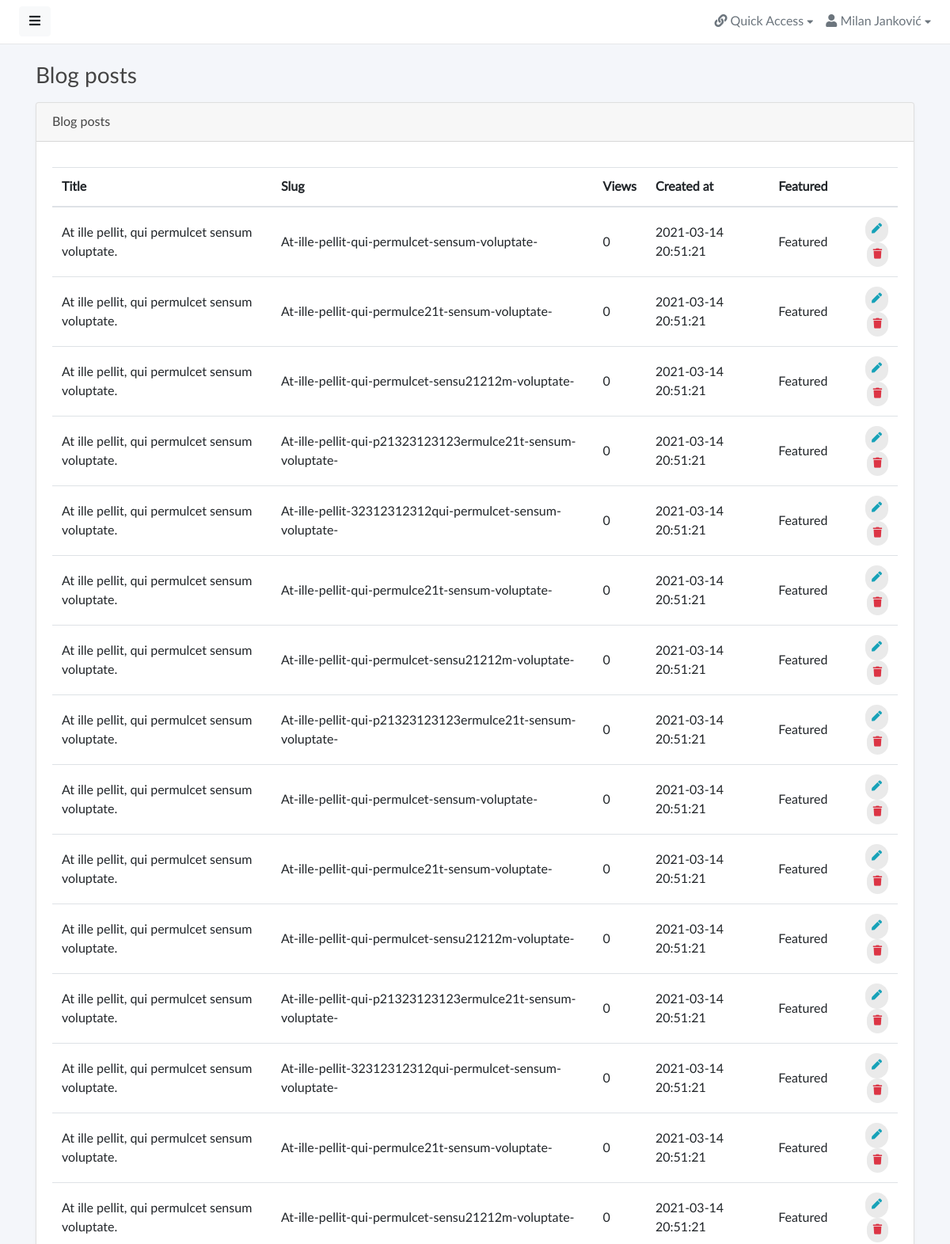
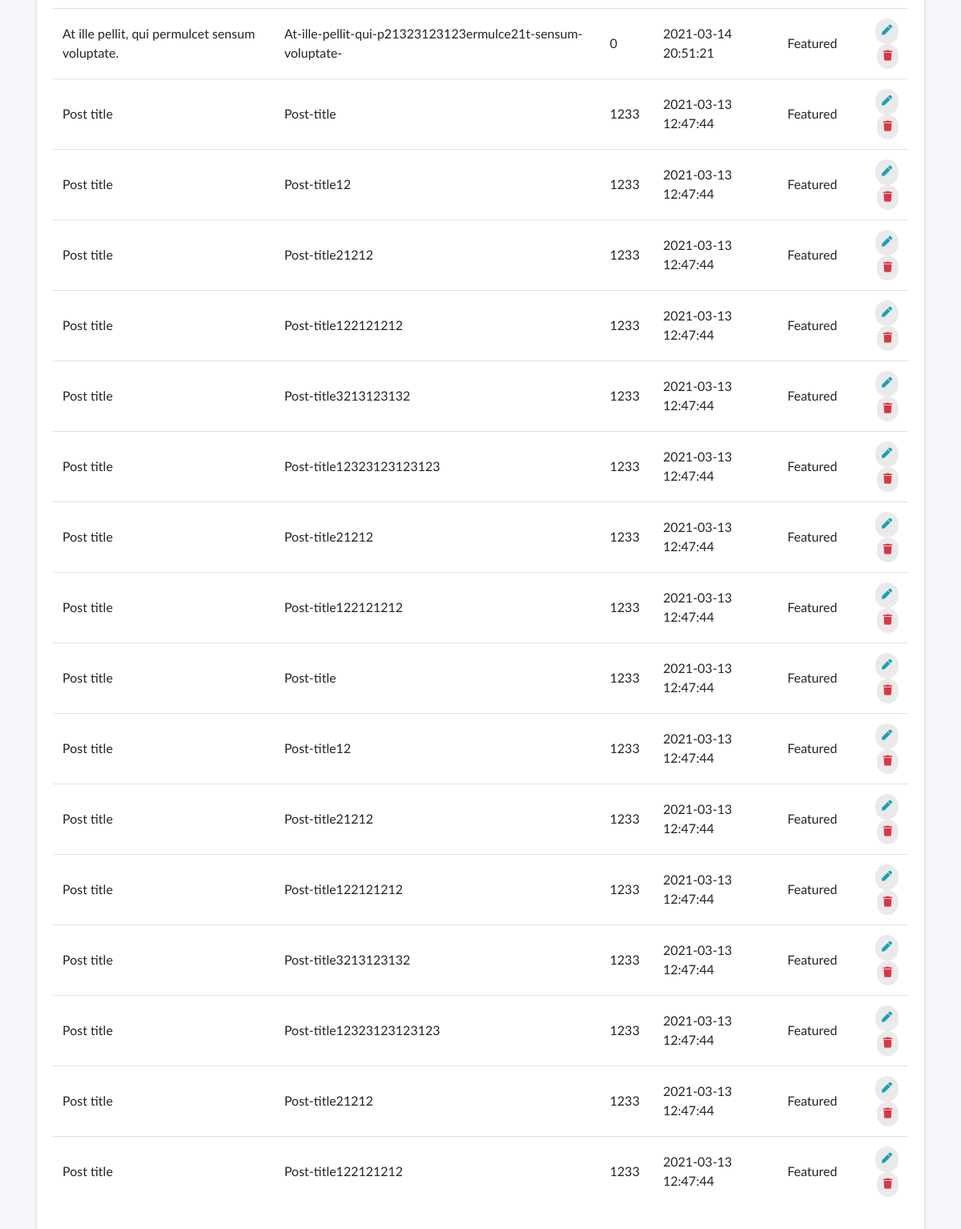
Screenshot of /admin/posts.php (signed in) with the database file from the repository (2 pictures, top to bottom).
### tables this page shows
CREATE TABLE `posts` (
  `id` int(11) UNSIGNED NOT NULL,
  `title` varchar(211) NOT NULL,
  `slug` varchar(211) NOT NULL,
  `user_id` int(11) UNSIGNED NOT NULL,
  `category_id` int(11) UNSIGNED NOT NULL,
  `tag_id` int(11) UNSIGNED NOT NULL,
  `featured_image` varchar(211) NOT NULL,
  `excerpt` text NOT NULL,
  `content` text NOT NULL,
  `views` int(11) NOT NULL DEFAULT 0,
  `featured` int(11) NOT NULL DEFAULT 0,
  `soft_deleted` int(11) NOT NULL DEFAULT 0,
  `created_at` datetime NOT NULL,
  `updated_at` datetime NOT NULL
);

### include/db.inc.php (called while the page is built, shortened)
<?php
class DbConnect {
	private $host = 'localhost';
	private $dbname = 'clean-blog';
	private $username = 'root';
	private $password = '';
	protected function connect(){
		try {
			$sql = 'mysql:host='. $this -> host .';dbname='. $this -> dbname ;
			$pdo = new PDO ( $sql , $this -> username , $this -> password );
			$pdo -> setAttribute( PDO::ATTR_DEFAULT_FETCH_MODE , PDO::FETCH_ASSOC );
			$pdo -> setAttribute ( PDO::ATTR_ERRMODE , PDO::ERRMODE_EXCEPTION );
			$pdo -> exec ( 'set names utf8');
			return $pdo;
		} catch ( PDOException $e) {
			echo $e -> getMessage();
		}
	}
}

### admin/classes/admin.class.php (called while the page is built, shortened)
<?php
class Admin extends DbConnect{
public function getAllPosts(){
$sql = 'select * from posts order by created_at desc';
$query = $this -> connect() -> query($sql);
$posts = $query -> fetchAll();
return $posts;
}
}

### admin/posts.php (the view, shortened to what this page needs)
<?php
require_once '../include/db.inc.php';
 ?>
 <!doctype html>
<html lang="en">
<head>
    <link href="assets/vendor/fontawesome/css/fontawesome.min.css" rel="stylesheet">
    <link href="assets/vendor/fontawesome/css/solid.min.css" rel="stylesheet">
    <link href="assets/vendor/fontawesome/css/brands.min.css" rel="stylesheet">
    <link href="assets/vendor/bootstrap/css/bootstrap.min.css" rel="stylesheet">
    <link href="assets/css/master.css" rel="stylesheet">
    <link href="assets/vendor/chartsjs/Chart.min.css" rel="stylesheet">
    <link href="assets/vendor/flagiconcss/css/flag-icon.min.css" rel="stylesheet">
<link rel="stylesheet" type="text/css" href="https://cdn.datatables.net/v/bs4/jq-3.3.1/jszip-2.5.0/dt-1.10.24/af-2.3.5/b-1.7.0/b-colvis-1.7.0/b-html5-1.7.0/b-print-1.7.0/cr-1.5.3/date-1.0.2/fc-3.3.2/fh-3.1.8/kt-2.6.1/r-2.2.7/rg-1.1.2/rr-1.2.7/sc-2.0.3/sb-1.0.1/sp-1.2.2/sl-1.3.2/datatables.min.css"/>
</head>
<body>
    <div class="wrapper">
        <div id="body" class="active">
<?php require_once 'partials/__navigation.php' ?>
        <div class="content">
                <div class="container">
                    <div class="page-title">
                        <h3>Blog posts</h3>
                    </div>
                    <div class="row">
                          <div class="col-md-12 col-lg-12">
                            <div class="card">
                                <div class="card-header">Blog posts</div>
                                <div class="card-body">
<?php
try {
$posts = new Admin;
if (count( $posts -> getAllPosts() )> 0 ) {
?>
         <table class="table table-hover"  id="example"  width="100%">
                                        <thead>
                                             <tr>
                                        <th>Title</th>
                                        <th>Slug</th>
                                        <th>Views</th>
                                        <th>Created at</th>
                                        <th>Featured</th>
                                        <th></th>
                                    </tr>
                                        </thead>
                                        <tbody>
<?php
    foreach ( $posts -> getAllPosts() as $post ){
?>
                                     <tr>
                                        <td><?php echo $post['title'];?></td>
                                        <td><?php echo $post['slug'];?></td>
                                        <td> <?php echo $post['views'];?></td>
                                        <td><?php echo $post['created_at']; ?></td>
                                        <td>
<?php
if($post['featured'] == 1 ){
    echo 'Featured';
} else {
    echo 'Not featured';
}
?>
                                        </td>
                                        <td class="text-right">
                                            <a href="" class="btn btn-outline-info btn-rounded"><i class="fas fa-pen"></i></a>
                                            <a href="" class="btn btn-outline-danger btn-rounded"><i class="fas fa-trash"></i></a>
                                        </td>
                                    </tr>
<?php
}
} else {
   echo 'There is no posts.';
}
} catch ( PDOException $e ){
    echo $e -> getMessage();
}
 ?>
                                        </tbody>
                                    </table>
                                </div>
                            </div>
                        </div>
                    </div>
                </div>
            </div>
        </div>
    </div>
</body>
</html>

### admin/partials/__navigation.php (shortened to what this page needs)
<nav class="navbar navbar-expand-lg navbar-white bg-white">
    <button type="button" id="sidebarCollapse" class="btn btn-light"><i class="fas fa-bars"></i><span></span></button>
    <div class="collapse navbar-collapse" id="navbarSupportedContent">
        <ul class="nav navbar-nav ml-auto">
            <li class="nav-item dropdown">
                <div class="nav-dropdown">
                    <a href="" class="nav-item nav-link dropdown-toggle text-secondary" data-toggle="dropdown"><i class="fas fa-link"></i> <span>Quick Access</span> <i style="font-size: .8em;" class="fas fa-caret-down"></i></a>
                </div>
            </li>
            <li class="nav-item dropdown">
                <div class="nav-dropdown">
                    <a href="" class="nav-item nav-link dropdown-toggle text-secondary" data-toggle="dropdown"><i class="fas fa-user"></i> <span><?php echo $_SESSION['name'] ?></span> <i style="font-size: .8em;" class="fas fa-caret-down"></i></a>
                </div>
            </li>
        </ul>
    </div>
</nav>

### admin/assets/css/master.css (style rules this page uses)
body, h1, .h1, h2, .h2, h3, .h3, h4, .h4, h5, .h5, h6, .h6, p, a, td { -moz-osx-font-smoothing: grayscale; -webkit-font-smoothing: antialiased; }
body { width: 100%; height: 100%; background: #f4f6fa; font-family: "Lato", "Helvetica Neue", Arial, Helvetica, sans-serif; font-size: 1rem; color: #444; }
.wrapper { display: flex; width: 100%; align-items: stretch; overflow-x: hidden }
#body { width: 100%; padding: 0; min-height: 100vh; transition: all 0.3s; }
#body>.navbar { padding: 0 1.5rem; min-height: 54px; box-shadow: none; border-bottom: 1px solid rgba(101, 109, 119, .16); }
#body>.content { position: relative; padding: .5rem; }
#body .content .page-title h3 { margin: 1rem 0; }
.page-title { margin: 0; font-size: 1.5rem; line-height: 1.5555556; }
.card { margin-bottom: 15px; box-shadow: rgba(35, 46, 60, .04) 0 2px 4px 0; }
.btn-rounded { border-radius: 10em; padding: 6px 8px; font-size: small; text-transform: none; text-shadow: none !important; background: #eaeaea; border-color: transparent; border: none; }
a, a:hover, a:focus { color: inherit; text-decoration: none; transition: all 0.3s; }
.table td, .table th { vertical-align: middle; }
@media (min-width: 200px) { .navbar-expand-lg .navbar-collapse { display: -ms-flexbox !important; display: flex !important; -ms-flex-preferred-size: auto; flex-basis: auto; } }
@media (min-width: 200px) { .navbar-expand-lg .navbar-nav { -ms-flex-direction: row; flex-direction: row; } }

### admin/assets/components/navbar/navbar-dropdowns.css (style rules this page uses)
.nav-dropdown .nav-link { color: #B2EBF2; line-height: 1.42857; padding: 1rem 0 1rem 1rem !important; }
.nav-dropdown .nav-link::after { display: none; }

### rows the page displays
posts: title "At ille pellit, qui permulcet sensum voluptate.", slug "At-ille-pellit-qui-permulcet-sensum-voluptate-", views "0", created_at "2021-03-14 20:51:21", featured "Featured"
posts: title "At ille pellit, qui permulcet sensum voluptate.", slug "At-ille-pellit-qui-permulce21t-sensum-voluptate-", views "0", created_at "2021-03-14 20:51:21", featured "Featured"
posts: title "At ille pellit, qui permulcet sensum voluptate.", slug "At-ille-pellit-qui-permulcet-sensu21212m-voluptate-", views "0", created_at "2021-03-14 20:51:21", featured "Featured"
posts: title "At ille pellit, qui permulcet sensum voluptate.", slug "At-ille-pellit-qui-p21323123123ermulce21t-sensum-voluptate-", views "0", created_at "2021-03-14 20:51:21", featured "Featured"
posts: title "At ille pellit, qui permulcet sensum voluptate.", slug "At-ille-pellit-32312312312qui-permulcet-sensum-voluptate-", views "0", created_at "2021-03-14 20:51:21", featured "Featured"
posts: title "At ille pellit, qui permulcet sensum voluptate.", slug "At-ille-pellit-qui-permulce21t-sensum-voluptate-", views "0", created_at "2021-03-14 20:51:21", featured "Featured"
posts: title "At ille pellit, qui permulcet sensum voluptate.", slug "At-ille-pellit-qui-permulcet-sensu21212m-voluptate-", views "0", created_at "2021-03-14 20:51:21", featured "Featured"
posts: title "At ille pellit, qui permulcet sensum voluptate.", slug "At-ille-pellit-qui-p21323123123ermulce21t-sensum-voluptate-", views "0", created_at "2021-03-14 20:51:21", featured "Featured"
posts: title "At ille pellit, qui permulcet sensum voluptate.", slug "At-ille-pellit-qui-permulcet-sensum-voluptate-", views "0", created_at "2021-03-14 20:51:21", featured "Featured"
posts: title "At ille pellit, qui permulcet sensum voluptate.", slug "At-ille-pellit-qui-permulce21t-sensum-voluptate-", views "0", created_at "2021-03-14 20:51:21", featured "Featured"
posts: title "At ille pellit, qui permulcet sensum voluptate.", slug "At-ille-pellit-qui-permulcet-sensu21212m-voluptate-", views "0", created_at "2021-03-14 20:51:21", featured "Featured"
posts: title "At ille pellit, qui permulcet sensum voluptate.", slug "At-ille-pellit-qui-p21323123123ermulce21t-sensum-voluptate-", views "0", created_at "2021-03-14 20:51:21", featured "Featured"
posts: title "At ille pellit, qui permulcet sensum voluptate.", slug "At-ille-pellit-32312312312qui-permulcet-sensum-voluptate-", views "0", created_at "2021-03-14 20:51:21", featured "Featured"
posts: title "At ille pellit, qui permulcet sensum voluptate.", slug "At-ille-pellit-qui-permulce21t-sensum-voluptate-", views "0", created_at "2021-03-14 20:51:21", featured "Featured"
posts: title "At ille pellit, qui permulcet sensum voluptate.", slug "At-ille-pellit-qui-permulcet-sensu21212m-voluptate-", views "0", created_at "2021-03-14 20:51:21", featured "Featured"
posts: title "At ille pellit, qui permulcet sensum voluptate.", slug "At-ille-pellit-qui-p21323123123ermulce21t-sensum-voluptate-", views "0", created_at "2021-03-14 20:51:21", featured "Featured"
posts: title "Post title", slug "Post-title", views "1233", created_at "2021-03-13 12:47:44", featured "Featured"
posts: title "Post title", slug "Post-title12", views "1233", created_at "2021-03-13 12:47:44", featured "Featured"
posts: title "Post title", slug "Post-title21212", views "1233", created_at "2021-03-13 12:47:44", featured "Featured"
posts: title "Post title", slug "Post-title122121212", views "1233", created_at "2021-03-13 12:47:44", featured "Featured"
posts: title "Post title", slug "Post-title3213123132", views "1233", created_at "2021-03-13 12:47:44", featured "Featured"
posts: title "Post title", slug "Post-title12323123123123", views "1233", created_at "2021-03-13 12:47:44", featured "Featured"
posts: title "Post title", slug "Post-title21212", views "1233", created_at "2021-03-13 12:47:44", featured "Featured"
posts: title "Post title", slug "Post-title122121212", views "1233", created_at "2021-03-13 12:47:44", featured "Featured"
posts: title "Post title", slug "Post-title", views "1233", created_at "2021-03-13 12:47:44", featured "Featured"
posts: title "Post title", slug "Post-title12", views "1233", created_at "2021-03-13 12:47:44", featured "Featured"
posts: title "Post title", slug "Post-title21212", views "1233", created_at "2021-03-13 12:47:44", featured "Featured"
posts: title "Post title", slug "Post-title122121212", views "1233", created_at "2021-03-13 12:47:44", featured "Featured"
posts: title "Post title", slug "Post-title3213123132", views "1233", created_at "2021-03-13 12:47:44", featured "Featured"
posts: title "Post title", slug "Post-title12323123123123", views "1233", created_at "2021-03-13 12:47:44", featured "Featured"
posts: title "Post title", slug "Post-title21212", views "1233", created_at "2021-03-13 12:47:44", featured "Featured"
posts: title "Post title", slug "Post-title122121212", views "1233", created_at "2021-03-13 12:47:44", featured "Featured"

### other values shown
$_SESSION['name'] "Milan Janković"
